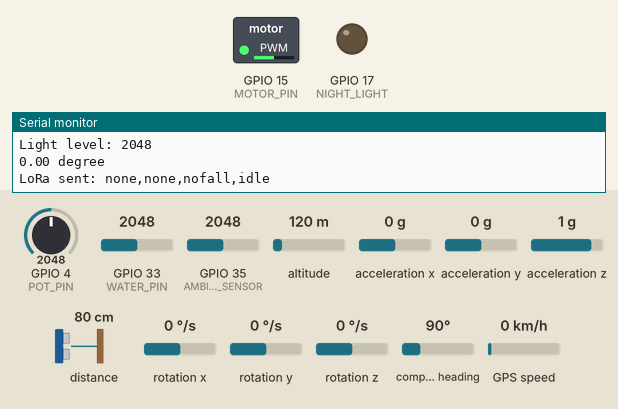
Simulated run of this sketch. Board: ESP32. On the bench: switched loads named in the sketch (green lamp = pin HIGH), output pins drawn as LEDs (lit = HIGH), the last lines printed to the serial monitor. Dashed ring = blinking. The test bench sets the inputs (shaded band); at power-on: GPIO 35 (AMBIENT_SENSOR) = 2048, distance to the obstacle 80 cm, GPIO 4 (POT_PIN) = 2048, GPIO 33 (WATER_PIN) = 2048, altitude 120 m, acceleration x 0 g, acceleration y 0 g, acceleration z 1 g, rotation x 0 °/s, rotation y 0 °/s, rotation z 0 °/s, compass heading 90°, GPS speed 0 km/h. The echo pulse lasts 58.3 µs per cm; the GPS gets a fix after 3 s at 37.7749, -122.4194 with 8 satellites; no radio packets arrive unless stated.

Above: at 1.7 s.
1.8 s: GPIO 35 (AMBIENT_SENSOR) set to 212
4.9 s: GPIO 35 (AMBIENT_SENSOR) set to 180
At 6.2 s:
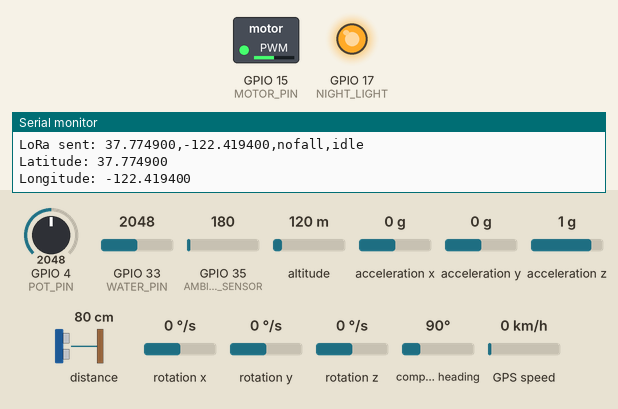
7.0 s: distance to the obstacle set to 84 cm
At 8.8 s:
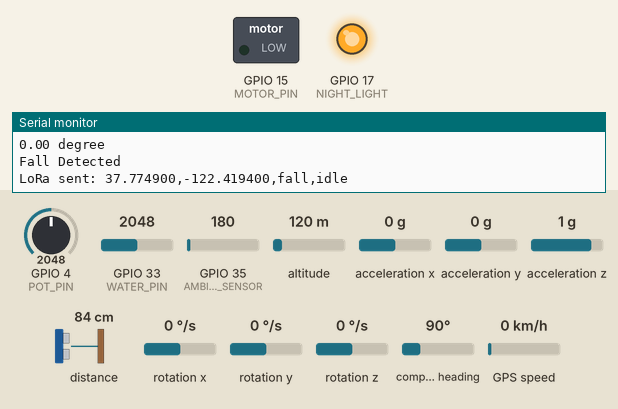
11.8 s: GPIO 4 (POT_PIN) set to 3540
16.6 s: GPIO 4 (POT_PIN) set to 2866
21.4 s: GPIO 35 (AMBIENT_SENSOR) set to 1228
At 22.0 s:
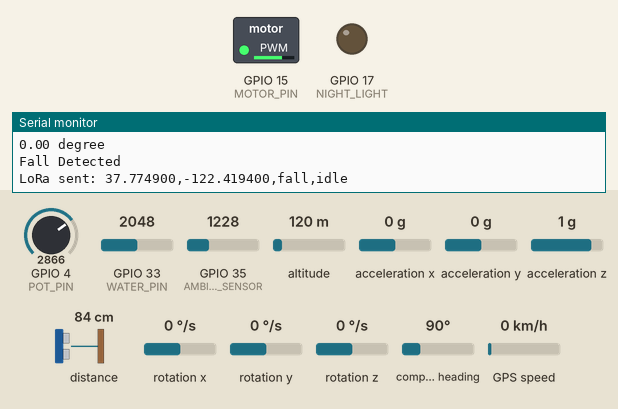
Timing chart, 0 to 27.2 s (numbered marks = the images above; inputs shaded):
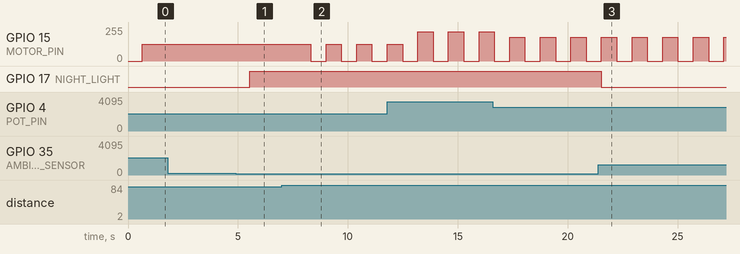

Measured:
- the behaviour switches between 201 and 200 on GPIO 35 (AMBIENT_SENSOR) (found by bisection; images 0 and 1)
- the behaviour switches between 80 and 81 cm on distance to the obstacle (found by bisection; images 1 and 2)
- after the input at 4.9 s, GPIO 17 (NIGHT_LIGHT): LOW → HIGH after 0.63 s
- after the input at 7.0 s, GPIO 15 (MOTOR_PIN): alternates 127/255 for 0.70 s and 0/255 for 0.70 s, starting after 1.3 s
- after the input at 21.4 s, GPIO 17 (NIGHT_LIGHT): HIGH → LOW after 0.14 s

The sketch:

CaneDeviceCode.ino
```cpp
#include <Wire.h>
#include <VL53L1X.h>
#include <MPU6050.h>
#include <TinyGPSPlus.h>
#include <HardwareSerial.h>
#include <SPI.h>
#include <LoRa.h>

// LoRa pins
#define LORA_SS   5
#define LORA_RST  14
#define LORA_DI0  32
#define LORA_SCK  18
#define LORA_MISO 19
#define LORA_MOSI 23

// initialize tof and accelerometer
VL53L1X tof;
MPU6050 mpu;

// GPS
TinyGPSPlus gps;
HardwareSerial SerialGPS(2);
#define GPS_RX 34

double lat = 0.0;
double lng = 0.0;

// Water sensors
#define WATER_PIN 33

// Night light
#define AMBIENT_SENSOR 35
#define NIGHT_LIGHT 17

// haptic feedback
#define MOTOR_PIN 15
#define POT_PIN 4
unsigned long previousMillis = 0;
const int pulseInterval = 200;
bool motorState = false;

// fall detection variables
unsigned long fallStartTime = 0;
bool fallInProgress = false;
const unsigned long fallDuration = 5000;

// activity detection
float lastAngle = 0;
unsigned long lastMovementTime = 0;
const unsigned long idleTime = 3000;

void setup() {
  Serial.begin(115200);
  Wire.begin(21, 22);

  SerialGPS.begin(9600, SERIAL_8N1, GPS_RX, -1);

  pinMode(WATER_PIN, INPUT);
  pinMode(MOTOR_PIN, OUTPUT);
  pinMode(AMBIENT_SENSOR, INPUT);
  pinMode(NIGHT_LIGHT, OUTPUT);
  delay(500);

  Serial.println("Starting sensors...");

  tof.setTimeout(500);

  if (!tof.init()) {
    Serial.println("Failed to detect tof!");
    while (1);
  }

  tof.setDistanceMode(VL53L1X::Long);
  tof.setMeasurementTimingBudget(50000);
  tof.startContinuous(50);

  Serial.println("tof ready!");

  Serial.println("Starting MPU6050...");
  mpu.initialize();

  if (!mpu.testConnection()) {
    Serial.println("MPU6050 connection failed");
  } else {
    Serial.println("MPU6050 ready");
  }

  // LoRa setup
  SPI.begin(LORA_SCK, LORA_MISO, LORA_MOSI, LORA_SS);
  LoRa.setPins(LORA_SS, LORA_RST, LORA_DI0);

  if (!LoRa.begin(915E6)) {
    Serial.println("LoRa init failed!");
  }
  Serial.println("LoRa ready!");
}

void loop() {

  // GPS reading
  unsigned long gpsStart = millis();
  while (millis() - gpsStart < 100) {
    while (SerialGPS.available()) {
      gps.encode(SerialGPS.read());
    }
  }

  // Store last valid GPS
  if (gps.location.isValid()) {
    lat = gps.location.lat();
    lng = gps.location.lng();

    Serial.print("Latitude: ");
    Serial.println(lat, 6);
    Serial.print("Longitude: ");
    Serial.println(lng, 6);
  }

  // Sensors
  int distance = tof.read();
  int wet = analogRead(WATER_PIN);
  int lighting = analogRead(AMBIENT_SENSOR);

  int potValue = analogRead(POT_PIN);
  int pwmValue = map(potValue, 0, 4095, 0, 255);

  Serial.print("Distance: ");
  Serial.print(distance);
  Serial.println(" mm");

  Serial.print("Wet Surface: ");
  Serial.println(wet);

  Serial.print("Light level: ");
  Serial.println(lighting);

  if (tof.timeoutOccurred()) {
    Serial.println("Sensor timeout");
  }

  // Accelerometer
  int16_t ax, ay, az;
  mpu.getAcceleration(&ax, &ay, &az);

  float angle = atan2(ax, az) * 180 / PI;
  Serial.print(angle);
  Serial.println(" degree");

  // Activity detection
  if (abs(angle - lastAngle) > 3) {
    lastMovementTime = millis();
    Serial.println("System Active");
  }
  lastAngle = angle;

  bool active = (!fallInProgress && millis() - lastMovementTime <= idleTime);

  if (!fallInProgress && millis() - lastMovementTime > idleTime) {
    Serial.println("System Idle");
  }

  // Fall detection
  bool fallDetected = false;
  if (abs(angle) < 10) {
    if (!fallInProgress) fallStartTime = millis();
    fallInProgress = true;
    if (millis() - fallStartTime >= fallDuration) {
      Serial.println("Fall Detected");
      fallDetected = true;
    }
  } else {
    fallInProgress = false;
  }

  // Feedback
  if (distance <= 800) {
    analogWrite(MOTOR_PIN, pwmValue);
  }
  else if (wet <= 3500) {
    unsigned long currentMillis = millis();
    if (currentMillis - previousMillis >= pulseInterval) {
      previousMillis = currentMillis;
      motorState = !motorState;
      if (motorState) analogWrite(MOTOR_PIN, pwmValue);
      else analogWrite(MOTOR_PIN, 0);
    }
  }
  else {
    analogWrite(MOTOR_PIN, 0);
  }

  // Night light
  if (lighting <= 200) {
    digitalWrite(NIGHT_LIGHT, HIGH);
  } else {
    digitalWrite(NIGHT_LIGHT, LOW);
  }

  sendLoRaData(fallDetected, active);

  delay(500);
}

void sendLoRaData(bool fallDetected, bool active) {
  String payload = "";

  // Use stored GPS
  if (lat != 0.0 && lng != 0.0)
    payload += String(lat, 6) + "," + String(lng, 6);
  else
    payload += "none,none";

  payload += ",";
  payload += fallDetected ? "fall" : "nofall";
  payload += ",";
  payload += active ? "active" : "idle";

  LoRa.beginPacket();
  LoRa.print(payload);
  LoRa.endPacket();

  Serial.print("LoRa sent: ");
  Serial.println(payload);
}
```
